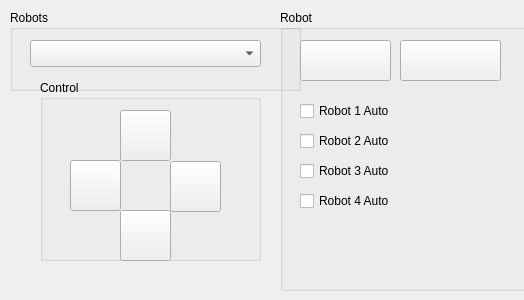
<?xml version="1.0" encoding="UTF-8"?>
<ui version="4.0">
 <class>MainWindow</class>
 <widget class="QWidget" name="MainWindow">
  <property name="geometry">
   <rect>
    <x>0</x>
    <y>0</y>
    <width>524</width>
    <height>300</height>
   </rect>
  </property>
  <property name="windowTitle">
   <string>SOSVR Controller</string>
  </property>
  <widget class="QWidget" name="centralwidget" native="true">
   <property name="geometry">
    <rect>
     <x>0</x>
     <y>0</y>
     <width>651</width>
     <height>531</height>
    </rect>
   </property>
   <widget class="QGroupBox" name="groupBox">
    <property name="geometry">
     <rect>
      <x>10</x>
      <y>10</y>
      <width>291</width>
      <height>81</height>
     </rect>
    </property>
    <property name="title">
     <string>Robots</string>
    </property>
    <widget class="QComboBox" name="robot_box">
     <property name="geometry">
      <rect>
       <x>20</x>
       <y>30</y>
       <width>231</width>
       <height>27</height>
      </rect>
     </property>
    </widget>
   </widget>
   <widget class="QGroupBox" name="groupBox_2">
    <property name="geometry">
     <rect>
      <x>280</x>
      <y>10</y>
      <width>291</width>
      <height>281</height>
     </rect>
    </property>
    <property name="title">
     <string>Robot</string>
    </property>
    <widget class="QPushButton" name="buttonOn">
     <property name="geometry">
      <rect>
       <x>20</x>
       <y>30</y>
       <width>91</width>
       <height>41</height>
      </rect>
     </property>
     <property name="text">
      <string/>
     </property>
    </widget>
    <widget class="QPushButton" name="buttonOff">
     <property name="geometry">
      <rect>
       <x>120</x>
       <y>30</y>
       <width>101</width>
       <height>41</height>
      </rect>
     </property>
     <property name="text">
      <string/>
     </property>
    </widget>
    <widget class="QCheckBox" name="auto1">
     <property name="geometry">
      <rect>
       <x>20</x>
       <y>90</y>
       <width>161</width>
       <height>22</height>
      </rect>
     </property>
     <property name="text">
      <string>Robot 1 Auto</string>
     </property>
    </widget>
    <widget class="QCheckBox" name="auto2">
     <property name="geometry">
      <rect>
       <x>20</x>
       <y>120</y>
       <width>161</width>
       <height>22</height>
      </rect>
     </property>
     <property name="text">
      <string>Robot 2 Auto</string>
     </property>
    </widget>
    <widget class="QCheckBox" name="auto3">
     <property name="geometry">
      <rect>
       <x>20</x>
       <y>150</y>
       <width>161</width>
       <height>22</height>
      </rect>
     </property>
     <property name="text">
      <string>Robot 3 Auto</string>
     </property>
    </widget>
    <widget class="QCheckBox" name="auto4">
     <property name="geometry">
      <rect>
       <x>20</x>
       <y>180</y>
       <width>161</width>
       <height>22</height>
      </rect>
     </property>
     <property name="text">
      <string>Robot 4 Auto</string>
     </property>
    </widget>
   </widget>
   <widget class="QGroupBox" name="groupBox_4">
    <property name="geometry">
     <rect>
      <x>40</x>
      <y>80</y>
      <width>221</width>
      <height>181</height>
     </rect>
    </property>
    <property name="title">
     <string>Control</string>
    </property>
    <widget class="QPushButton" name="controlUp">
     <property name="geometry">
      <rect>
       <x>80</x>
       <y>30</y>
       <width>51</width>
       <height>51</height>
      </rect>
     </property>
     <property name="text">
      <string/>
     </property>
    </widget>
    <widget class="QPushButton" name="controlRight">
     <property name="geometry">
      <rect>
       <x>130</x>
       <y>81</y>
       <width>51</width>
       <height>51</height>
      </rect>
     </property>
     <property name="text">
      <string/>
     </property>
    </widget>
    <widget class="QPushButton" name="controlLeft">
     <property name="geometry">
      <rect>
       <x>30</x>
       <y>80</y>
       <width>51</width>
       <height>51</height>
      </rect>
     </property>
     <property name="text">
      <string/>
     </property>
    </widget>
    <widget class="QPushButton" name="controlBottom">
     <property name="geometry">
      <rect>
       <x>80</x>
       <y>130</y>
       <width>51</width>
       <height>51</height>
      </rect>
     </property>
     <property name="text">
      <string/>
     </property>
    </widget>
   </widget>
  </widget>
 </widget>
 <resources/>
 <connections/>
</ui>
